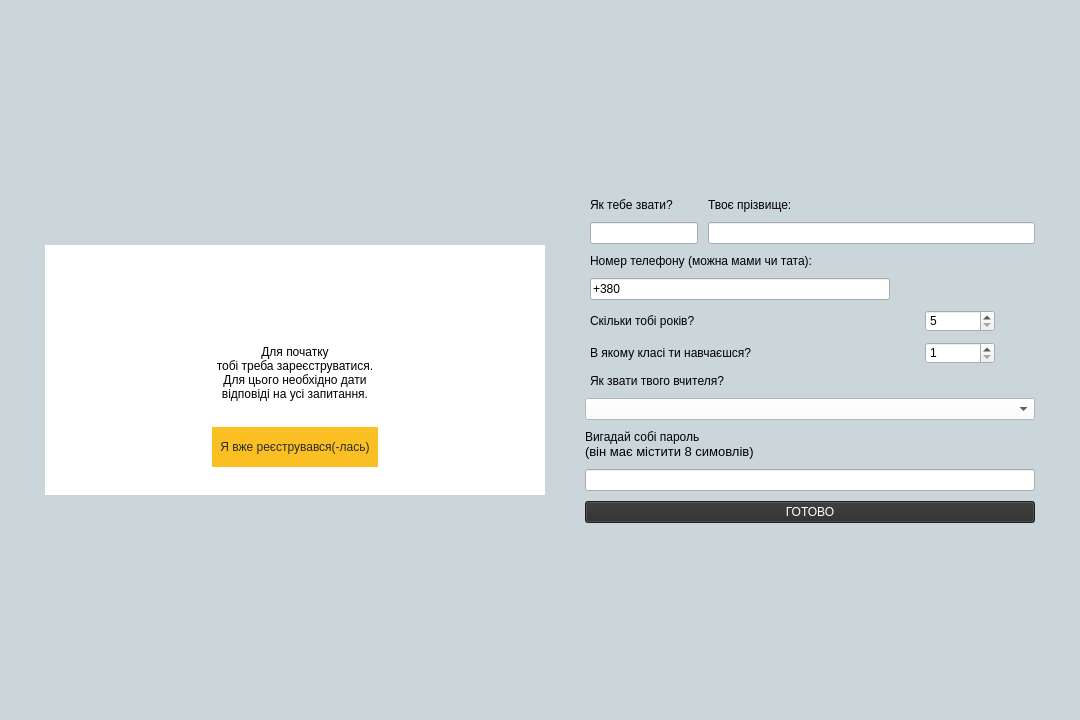
<?xml version="1.0" encoding="UTF-8"?>
<ui version="4.0">
 <class>Registration</class>
 <widget class="QDialog" name="Registration">
  <property name="geometry">
   <rect>
    <x>0</x>
    <y>0</y>
    <width>1080</width>
    <height>720</height>
   </rect>
  </property>
  <property name="windowTitle">
   <string>Dialog</string>
  </property>
  <property name="styleSheet">
   <string notr="true">#Registration{background-color: #cbd6da;}</string>
  </property>
  <layout class="QHBoxLayout" name="horizontalLayout_6">
   <property name="spacing">
    <number>0</number>
   </property>
   <property name="leftMargin">
    <number>0</number>
   </property>
   <property name="topMargin">
    <number>0</number>
   </property>
   <property name="rightMargin">
    <number>0</number>
   </property>
   <property name="bottomMargin">
    <number>0</number>
   </property>
   <item>
    <spacer name="horizontalSpacer_4">
     <property name="orientation">
      <enum>Qt::Horizontal</enum>
     </property>
     <property name="sizeHint" stdset="0">
      <size>
       <width>40</width>
       <height>20</height>
      </size>
     </property>
    </spacer>
   </item>
   <item>
    <layout class="QGridLayout" name="gridLayout">
     <property name="spacing">
      <number>0</number>
     </property>
     <item row="11" column="1">
      <widget class="QPushButton" name="autorizButton">
       <property name="minimumSize">
        <size>
         <width>0</width>
         <height>40</height>
        </size>
       </property>
       <property name="styleSheet">
        <string notr="true">#autorizButton {

background-color:rgb(250, 191, 35);
color: rgb(45, 44, 44);
font: 10pt &quot;Yu Gothic UI Semilight&quot;;
border: 0px;}

#autorizButton:hover{
background-color: rgb(45, 44, 44);
color: white;
font: 10pt &quot;Yu Gothic UI Semilight&quot;;}</string>
       </property>
       <property name="text">
        <string> Я вже реєструвався(-лась) </string>
       </property>
      </widget>
     </item>
     <item row="18" column="1">
      <spacer name="verticalSpacer">
       <property name="orientation">
        <enum>Qt::Vertical</enum>
       </property>
       <property name="sizeHint" stdset="0">
        <size>
         <width>20</width>
         <height>40</height>
        </size>
       </property>
      </spacer>
     </item>
     <item row="1" column="2">
      <spacer name="verticalSpacer_2">
       <property name="orientation">
        <enum>Qt::Vertical</enum>
       </property>
       <property name="sizeHint" stdset="0">
        <size>
         <width>20</width>
         <height>40</height>
        </size>
       </property>
      </spacer>
     </item>
     <item row="11" column="2">
      <widget class="QLabel" name="h_spacer_11">
       <property name="styleSheet">
        <string notr="true">
background-color: rgb(255, 255, 255);</string>
       </property>
       <property name="text">
        <string/>
       </property>
      </widget>
     </item>
     <item row="10" column="0" colspan="3">
      <widget class="QLabel" name="infoLabel">
       <property name="minimumSize">
        <size>
         <width>500</width>
         <height>0</height>
        </size>
       </property>
       <property name="contextMenuPolicy">
        <enum>Qt::PreventContextMenu</enum>
       </property>
       <property name="layoutDirection">
        <enum>Qt::LeftToRight</enum>
       </property>
       <property name="styleSheet">
        <string notr="true">font: 15pt &quot;Yu Gothic UI Light&quot;;
background-color: rgb(255, 255, 255);</string>
       </property>
       <property name="text">
        <string>&lt;html&gt;&lt;head/&gt;&lt;body&gt;&lt;p align=&quot;center&quot;&gt;Для початку &lt;br/&gt;тобі треба зареєструватися.&lt;br/&gt;Для цього необхідно дати &lt;br/&gt;відповіді на усі запитання.&lt;/p&gt;&lt;p align=&quot;center&quot;&gt;&lt;span style=&quot; font-size:8pt;&quot;/&gt;&lt;/p&gt;&lt;/body&gt;&lt;/html&gt;</string>
       </property>
      </widget>
     </item>
     <item row="13" column="0">
      <widget class="QLabel" name="h_spacer_8">
       <property name="styleSheet">
        <string notr="true">
background-color: rgb(255, 255, 255);
</string>
       </property>
       <property name="text">
        <string/>
       </property>
      </widget>
     </item>
     <item row="13" column="2">
      <widget class="QLabel" name="h_spacer_9">
       <property name="styleSheet">
        <string notr="true">
background-color: rgb(255, 255, 255);</string>
       </property>
       <property name="text">
        <string/>
       </property>
      </widget>
     </item>
     <item row="6" column="0">
      <widget class="QLabel" name="h_spacer_6">
       <property name="styleSheet">
        <string notr="true">
background-color: rgb(255, 255, 255);</string>
       </property>
       <property name="text">
        <string/>
       </property>
      </widget>
     </item>
     <item row="6" column="1">
      <widget class="QLabel" name="h_spacer5">
       <property name="minimumSize">
        <size>
         <width>0</width>
         <height>100</height>
        </size>
       </property>
       <property name="styleSheet">
        <string notr="true">
background-color: rgb(255, 255, 255);</string>
       </property>
       <property name="text">
        <string/>
       </property>
      </widget>
     </item>
     <item row="13" column="1">
      <widget class="QLabel" name="infoLabel2">
       <property name="minimumSize">
        <size>
         <width>0</width>
         <height>20</height>
        </size>
       </property>
       <property name="styleSheet">
        <string notr="true">font: 15pt &quot;Yu Gothic UI Light&quot;;

background-color: rgb(255, 255, 255);</string>
       </property>
       <property name="text">
        <string>&lt;html&gt;&lt;head/&gt;&lt;body&gt;&lt;p&gt;&lt;br/&gt;&lt;/p&gt;&lt;/body&gt;&lt;/html&gt;</string>
       </property>
      </widget>
     </item>
     <item row="3" column="3">
      <spacer name="horizontalSpacer_2">
       <property name="orientation">
        <enum>Qt::Horizontal</enum>
       </property>
       <property name="sizeHint" stdset="0">
        <size>
         <width>40</width>
         <height>20</height>
        </size>
       </property>
      </spacer>
     </item>
     <item row="6" column="2">
      <widget class="QLabel" name="h_spacer_7">
       <property name="styleSheet">
        <string notr="true">
background-color: rgb(255, 255, 255);</string>
       </property>
       <property name="text">
        <string/>
       </property>
      </widget>
     </item>
     <item row="11" column="0">
      <widget class="QLabel" name="h_spacer_10">
       <property name="styleSheet">
        <string notr="true">
background-color: rgb(255, 255, 255);</string>
       </property>
       <property name="text">
        <string/>
       </property>
      </widget>
     </item>
     <item row="1" column="1">
      <spacer name="verticalSpacer_4">
       <property name="orientation">
        <enum>Qt::Vertical</enum>
       </property>
       <property name="sizeHint" stdset="0">
        <size>
         <width>20</width>
         <height>40</height>
        </size>
       </property>
      </spacer>
     </item>
     <item row="2" column="0">
      <spacer name="verticalSpacer_3">
       <property name="orientation">
        <enum>Qt::Vertical</enum>
       </property>
       <property name="sizeHint" stdset="0">
        <size>
         <width>20</width>
         <height>40</height>
        </size>
       </property>
      </spacer>
     </item>
     <item row="14" column="1">
      <spacer name="verticalSpacer_5">
       <property name="orientation">
        <enum>Qt::Vertical</enum>
       </property>
       <property name="sizeHint" stdset="0">
        <size>
         <width>20</width>
         <height>40</height>
        </size>
       </property>
      </spacer>
     </item>
     <item row="18" column="0">
      <widget class="QLabel" name="label">
       <property name="minimumSize">
        <size>
         <width>0</width>
         <height>50</height>
        </size>
       </property>
       <property name="styleSheet">
        <string notr="true">image: url(:/res/img/title.png);
</string>
       </property>
       <property name="text">
        <string/>
       </property>
       <property name="alignment">
        <set>Qt::AlignRight|Qt::AlignTrailing|Qt::AlignVCenter</set>
       </property>
      </widget>
     </item>
    </layout>
   </item>
   <item>
    <layout class="QVBoxLayout" name="verticalLayout_4">
     <property name="spacing">
      <number>10</number>
     </property>
     <property name="topMargin">
      <number>20</number>
     </property>
     <property name="bottomMargin">
      <number>20</number>
     </property>
     <item>
      <spacer name="verticalSpacer_6">
       <property name="orientation">
        <enum>Qt::Vertical</enum>
       </property>
       <property name="sizeHint" stdset="0">
        <size>
         <width>20</width>
         <height>40</height>
        </size>
       </property>
      </spacer>
     </item>
     <item>
      <layout class="QHBoxLayout" name="horizontalLayout_7"/>
     </item>
     <item>
      <layout class="QFormLayout" name="formLayout">
       <property name="leftMargin">
        <number>5</number>
       </property>
       <item row="0" column="0">
        <widget class="QLabel" name="nameLabel">
         <property name="styleSheet">
          <string notr="true">font: 15pt &quot;Yu Gothic UI Light&quot;;</string>
         </property>
         <property name="text">
          <string>Як тебе звати?</string>
         </property>
        </widget>
       </item>
       <item row="0" column="1">
        <widget class="QLabel" name="name2Label">
         <property name="minimumSize">
          <size>
           <width>300</width>
           <height>0</height>
          </size>
         </property>
         <property name="styleSheet">
          <string notr="true">font: 15pt &quot;Yu Gothic UI Light&quot;;</string>
         </property>
         <property name="text">
          <string>Твоє прізвище:</string>
         </property>
        </widget>
       </item>
       <item row="1" column="0">
        <widget class="QLineEdit" name="nameEdit">
         <property name="minimumSize">
          <size>
           <width>0</width>
           <height>0</height>
          </size>
         </property>
         <property name="styleSheet">
          <string notr="true">font: 15pt &quot;Yu Gothic UI Light&quot;;</string>
         </property>
        </widget>
       </item>
       <item row="1" column="1">
        <widget class="QLineEdit" name="name2Edit">
         <property name="minimumSize">
          <size>
           <width>0</width>
           <height>0</height>
          </size>
         </property>
         <property name="styleSheet">
          <string notr="true">font: 15pt &quot;Yu Gothic UI Light&quot;;</string>
         </property>
        </widget>
       </item>
      </layout>
     </item>
     <item>
      <layout class="QVBoxLayout" name="verticalLayout">
       <property name="leftMargin">
        <number>5</number>
       </property>
       <item>
        <widget class="QLabel" name="numberLabel">
         <property name="styleSheet">
          <string notr="true">font: 15pt &quot;Yu Gothic UI Light&quot;;</string>
         </property>
         <property name="text">
          <string>Номер телефону (можна мами чи тата):</string>
         </property>
        </widget>
       </item>
      </layout>
     </item>
     <item>
      <layout class="QHBoxLayout" name="horizontalLayout_8">
       <property name="leftMargin">
        <number>5</number>
       </property>
       <item>
        <widget class="QLineEdit" name="numberEdit">
         <property name="minimumSize">
          <size>
           <width>300</width>
           <height>0</height>
          </size>
         </property>
         <property name="styleSheet">
          <string notr="true">font: 15pt &quot;Yu Gothic UI Light&quot;;</string>
         </property>
         <property name="text">
          <string>+380</string>
         </property>
        </widget>
       </item>
       <item>
        <spacer name="horizontalSpacer_5">
         <property name="orientation">
          <enum>Qt::Horizontal</enum>
         </property>
         <property name="sizeHint" stdset="0">
          <size>
           <width>40</width>
           <height>20</height>
          </size>
         </property>
        </spacer>
       </item>
      </layout>
     </item>
     <item>
      <layout class="QVBoxLayout" name="verticalLayout_2">
       <item>
        <layout class="QHBoxLayout" name="horizontalLayout_5">
         <property name="leftMargin">
          <number>5</number>
         </property>
         <item>
          <widget class="QLabel" name="ageLabel">
           <property name="minimumSize">
            <size>
             <width>325</width>
             <height>0</height>
            </size>
           </property>
           <property name="styleSheet">
            <string notr="true">font: 15pt &quot;Yu Gothic UI Light&quot;;</string>
           </property>
           <property name="text">
            <string>Скільки тобі років?</string>
           </property>
          </widget>
         </item>
         <item>
          <widget class="QSpinBox" name="ageBox">
           <property name="minimumSize">
            <size>
             <width>70</width>
             <height>0</height>
            </size>
           </property>
           <property name="styleSheet">
            <string notr="true">font: 15pt &quot;Yu Gothic UI Light&quot;;</string>
           </property>
           <property name="minimum">
            <number>5</number>
           </property>
           <property name="maximum">
            <number>12</number>
           </property>
           <property name="singleStep">
            <number>1</number>
           </property>
          </widget>
         </item>
         <item>
          <spacer name="horizontalSpacer_6">
           <property name="orientation">
            <enum>Qt::Horizontal</enum>
           </property>
           <property name="sizeHint" stdset="0">
            <size>
             <width>40</width>
             <height>20</height>
            </size>
           </property>
          </spacer>
         </item>
        </layout>
       </item>
      </layout>
     </item>
     <item>
      <layout class="QHBoxLayout" name="horizontalLayout_4">
       <property name="leftMargin">
        <number>5</number>
       </property>
       <item>
        <widget class="QLabel" name="gradeLabel">
         <property name="minimumSize">
          <size>
           <width>325</width>
           <height>0</height>
          </size>
         </property>
         <property name="styleSheet">
          <string notr="true">font: 15pt &quot;Yu Gothic UI Light&quot;;</string>
         </property>
         <property name="text">
          <string>В якому класі ти навчаєшся?</string>
         </property>
        </widget>
       </item>
       <item>
        <widget class="QSpinBox" name="gradeBox">
         <property name="minimumSize">
          <size>
           <width>70</width>
           <height>0</height>
          </size>
         </property>
         <property name="styleSheet">
          <string notr="true">font: 15pt &quot;Yu Gothic UI Light&quot;;</string>
         </property>
         <property name="minimum">
          <number>1</number>
         </property>
         <property name="maximum">
          <number>4</number>
         </property>
         <property name="singleStep">
          <number>1</number>
         </property>
        </widget>
       </item>
       <item>
        <spacer name="horizontalSpacer_7">
         <property name="orientation">
          <enum>Qt::Horizontal</enum>
         </property>
         <property name="sizeHint" stdset="0">
          <size>
           <width>40</width>
           <height>20</height>
          </size>
         </property>
        </spacer>
       </item>
      </layout>
     </item>
     <item>
      <layout class="QHBoxLayout" name="horizontalLayout_3">
       <property name="leftMargin">
        <number>5</number>
       </property>
       <item>
        <widget class="QLabel" name="teacherLabel">
         <property name="styleSheet">
          <string notr="true">font: 15pt &quot;Yu Gothic UI Light&quot;;</string>
         </property>
         <property name="text">
          <string>Як звати твого вчителя?</string>
         </property>
        </widget>
       </item>
      </layout>
     </item>
     <item>
      <widget class="QComboBox" name="comboTeach">
       <property name="styleSheet">
        <string notr="true">#comboTeach{
	font: 15pt &quot;Yu Gothic UI Light&quot;;
	background-color: rgb(255, 255, 255);
	selection-background-color: rgb(250, 191, 35);
}
#comboTeach:hover{
	background-color: rgb(250, 191, 35);
	selection-background-color: rgb(250, 191, 35);
}</string>
       </property>
      </widget>
     </item>
     <item>
      <layout class="QVBoxLayout" name="verticalLayout_3">
       <property name="leftMargin">
        <number>0</number>
       </property>
       <item>
        <widget class="QLabel" name="passwordLabel">
         <property name="styleSheet">
          <string notr="true">font: 15pt &quot;Yu Gothic UI Light&quot;;</string>
         </property>
         <property name="text">
          <string>&lt;html&gt;&lt;head/&gt;&lt;body&gt;&lt;p&gt;Вигадай собі пароль&lt;span style=&quot; font-size:9pt;&quot;&gt;&lt;br/&gt;&lt;/span&gt;&lt;span style=&quot; font-size:10pt;&quot;&gt;(він має містити 8 симовлів)&lt;/span&gt;&lt;/p&gt;&lt;/body&gt;&lt;/html&gt;</string>
         </property>
         <property name="margin">
          <number>5</number>
         </property>
        </widget>
       </item>
       <item>
        <widget class="QLineEdit" name="passwordEdit">
         <property name="styleSheet">
          <string notr="true">font: 15pt &quot;Yu Gothic UI Light&quot;;
</string>
         </property>
         <property name="maxLength">
          <number>31919</number>
         </property>
        </widget>
       </item>
      </layout>
     </item>
     <item>
      <widget class="QPushButton" name="readyButton">
       <property name="styleSheet">
        <string notr="true">#readyButton {
background-color: rgb(45, 44, 44);
color: white;
font: 18pt &quot;Yu Gothic UI Semilight&quot;;}

#readyButton:hover{
background-color:rgb(250, 191, 35);
color: rgb(45, 44, 44);
font: 18pt &quot;Yu Gothic UI Semilight&quot;;
border: 0px;}</string>
       </property>
       <property name="text">
        <string>ГОТОВО</string>
       </property>
      </widget>
     </item>
     <item>
      <spacer name="verticalSpacer_7">
       <property name="orientation">
        <enum>Qt::Vertical</enum>
       </property>
       <property name="sizeHint" stdset="0">
        <size>
         <width>20</width>
         <height>40</height>
        </size>
       </property>
      </spacer>
     </item>
    </layout>
   </item>
   <item>
    <spacer name="horizontalSpacer_3">
     <property name="orientation">
      <enum>Qt::Horizontal</enum>
     </property>
     <property name="sizeHint" stdset="0">
      <size>
       <width>40</width>
       <height>20</height>
      </size>
     </property>
    </spacer>
   </item>
  </layout>
  <zorder>horizontalSpacer_3</zorder>
  <zorder>horizontalSpacer_4</zorder>
  <zorder></zorder>
 </widget>
 <resources/>
 <connections/>
</ui>
